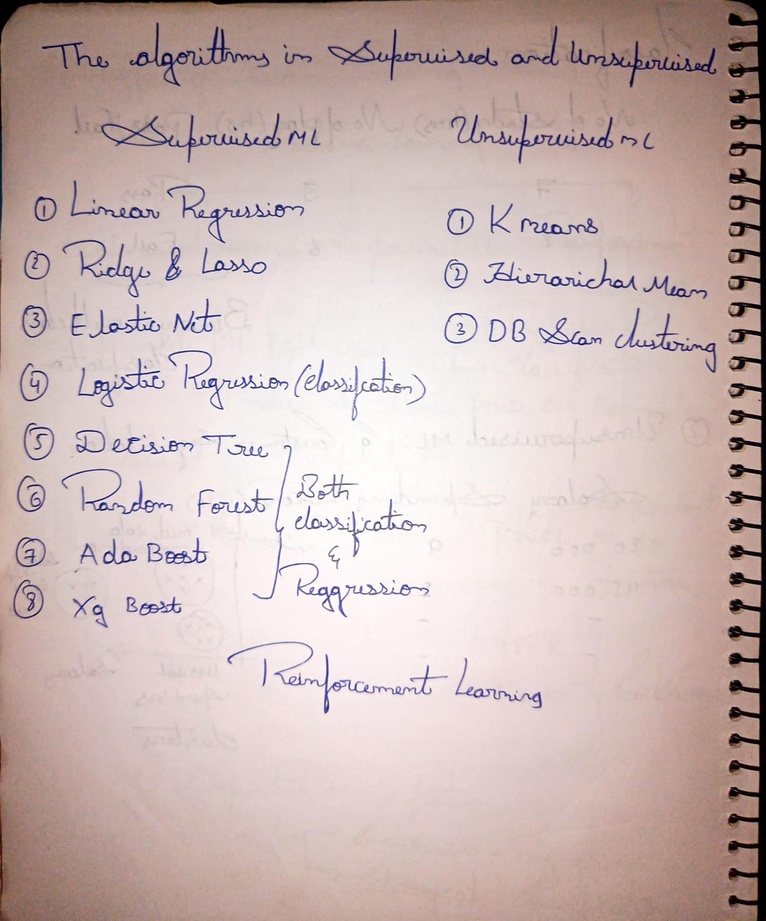
#> input picture handwritten.jpg, 766 x 921 px, shrunk from 1224 x 1472 before the run
$ jupyter execute image_segmentaion.ipynb
#> lines starting #> are read from the running program, lines starting #| are printed output that depends on the picture; after the words box and inside, x2 and y2 are one past the last pixel; in counts of white or black regions, pixels touching at a corner belong together; long printed decimals are rounded
Thresholding

[cell 1]
import cv2
import numpy as np
import matplotlib.pyplot as plt

[cell 2]
image = cv2.imread('handwritten.jpg',0)
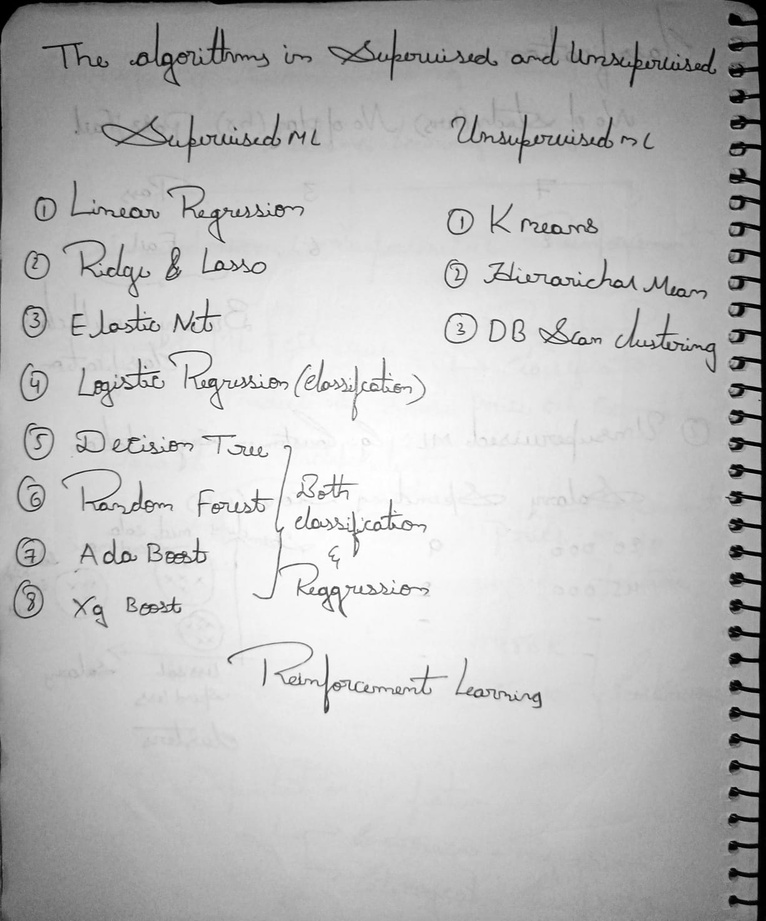
#> image: shape (921, 766); min 0, max 255, mean 188

retval,binary = cv2.threshold(image,150,255,cv2.THRESH_BINARY_INV)
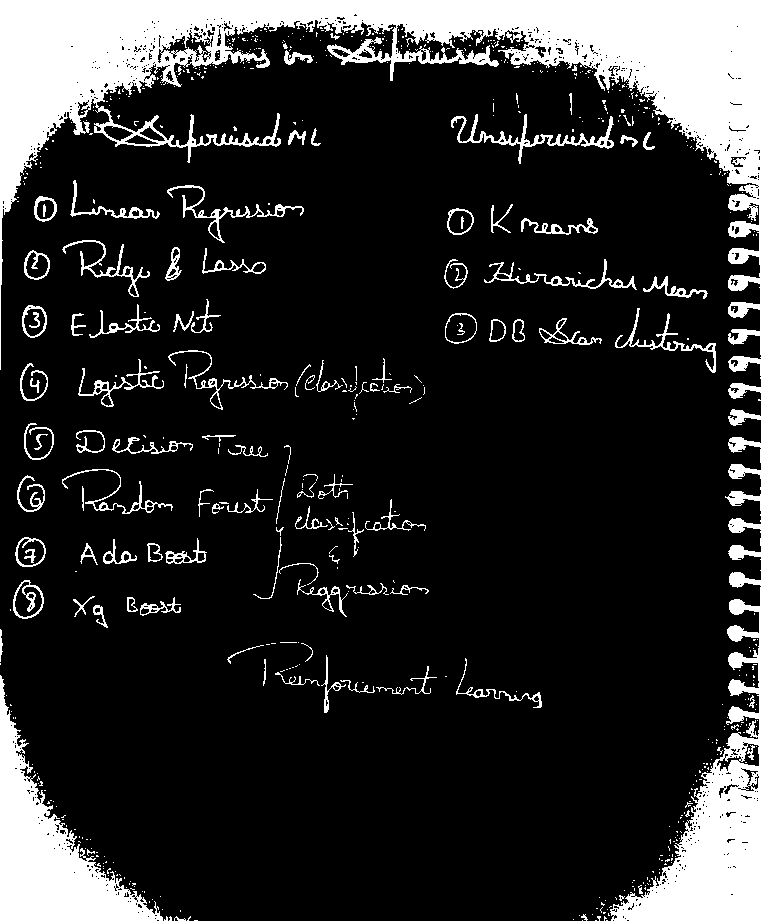
#> binary: shape (921, 766); 17.2% white; 613 white regions (506 under 20 px), largest, box (x1, y1, x2, y2) and area: (0, 0, 766, 921) 87658, (0, 675, 163, 921) 13902, (451, 114, 614, 164) 1243

plt.figure(figsize=(12,7))

plt.imshow(binary, cmap='gray')
plt.show()

[cell 3]
image_rgb = cv2.cvtColor(image, cv2.COLOR_BGR2RGB)

plt.imshow(image_rgb)

Adaptive Thresholding

[cell 4]
adaptive_mean = cv2.adaptiveThreshold(image,255,cv2.ADAPTIVE_THRESH_MEAN_C,cv2.THRESH_BINARY_INV,11,15)
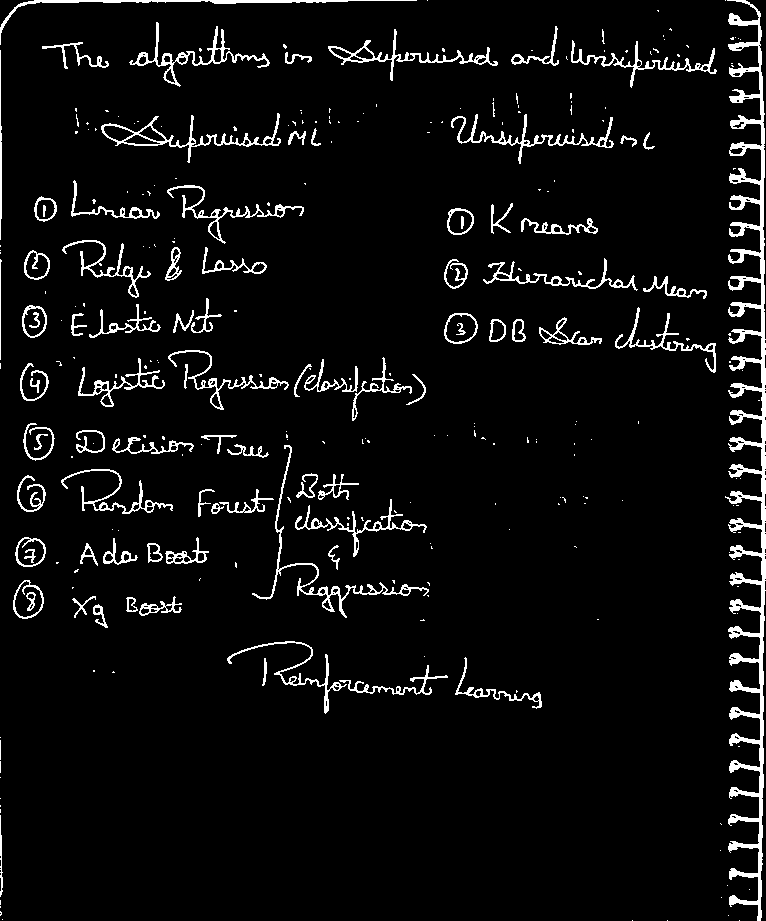
#> adaptive_mean: shape (921, 766); 5.4% white; 289 white regions (201 under 20 px), largest, box (x1, y1, x2, y2) and area: (725, 0, 766, 921) 10211, (252, 445, 429, 618) 1280, (101, 113, 281, 163) 1101

adaptive_gausain = cv2.adaptiveThreshold(image,255,cv2.ADAPTIVE_THRESH_GAUSSIAN_C,cv2.THRESH_BINARY_INV,11,15)
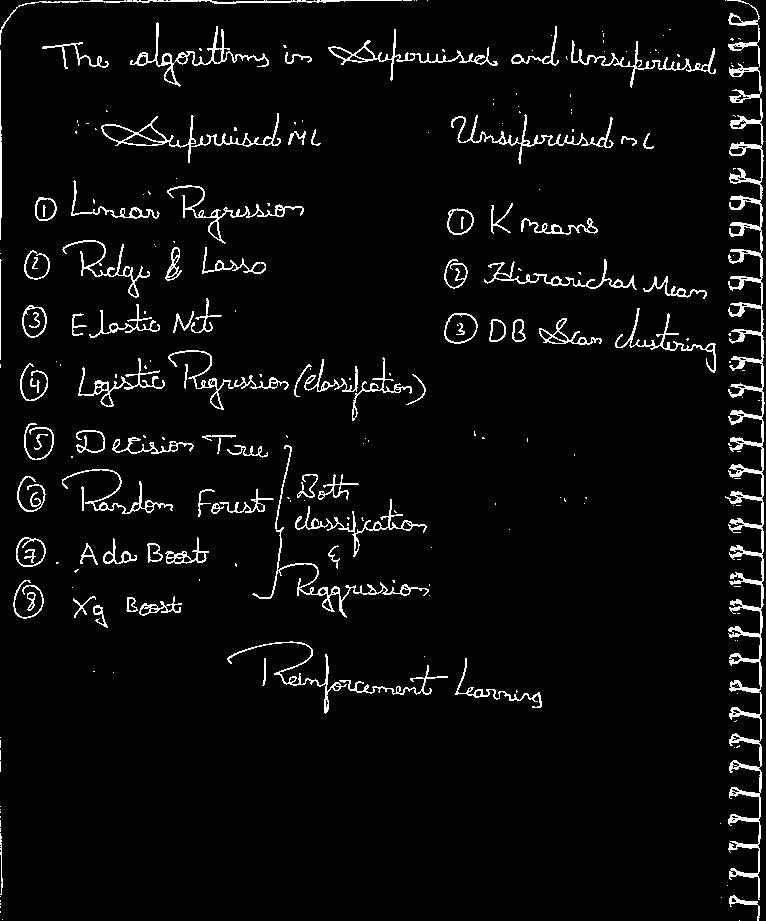
#> adaptive_gausain: shape (921, 766); 4.5% white in thin lines or dots


plt.figure(figsize=(12,7))
plt.subplot(1,2,1)
plt.imshow(adaptive_mean, cmap='gray')
plt.title('Adaptive Mean Thresholding')

plt.subplot(1,2,2)
plt.imshow(adaptive_gausain, cmap='gray')
plt.title('Adaptive Gaussian Thresholding')
plt.show()

[cell 5]
image = cv2.imread('handwritten.jpg')
#> image is the input picture: shape (921, 766, 3); mean B, G, R 179.9, 182.5, 201.8
image = cv2.cvtColor(image, cv2.COLOR_BGR2RGB)
pixel_values = image.reshape((-1,3))


pixel_values = np.float32(pixel_values)
print(pixel_values)
#> (printed output is left out)

[cell 6]
criteria = (cv2.TERM_CRITERIA_EPS + cv2.TERM_CRITERIA_MAX_ITER, 100, 0.2)

k = 3


_, labels, centers = cv2.kmeans(pixel_values, k, None, criteria, 10, cv2.KMEANS_RANDOM_CENTERS)
#> centers = [[180.2, 152.6, 146.3], [51.93, 39.12, 50.73], [230, 216.4, 215.4]]

[cell 7]
print(labels.shape)
#| (705486, 1)
print(centers)
#| [[180.216  152.606  146.295 ]
#|  [ 51.9307    39.124   50.726]
#|  [229.9632   216.405  215.426 ]]

[cell 8]
centers = np.uint8(centers)
#> centers = [[180, 152, 146], [51, 39, 50], [229, 216, 215]]
centered_image = centers[labels.flatten()]
segmented_image = centered_image.reshape(image.shape)
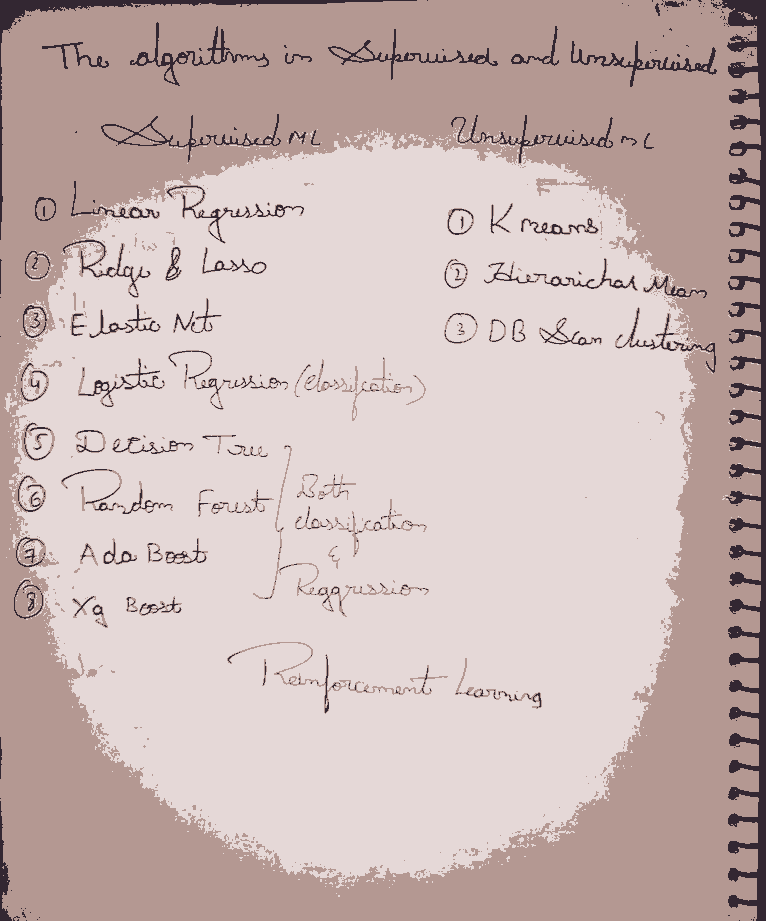
#> segmented_image: shape (921, 766, 3); mean R, G, B 201.2, 182.1, 179.5
plt.figure(figsize=(12,7))
plt.subplot(1,2,1)
plt.imshow(image)
plt.title('Original Image')
plt.subplot(1,2,2)
plt.imshow(segmented_image)
plt.title('Segmented Image using K-means')
plt.show()
